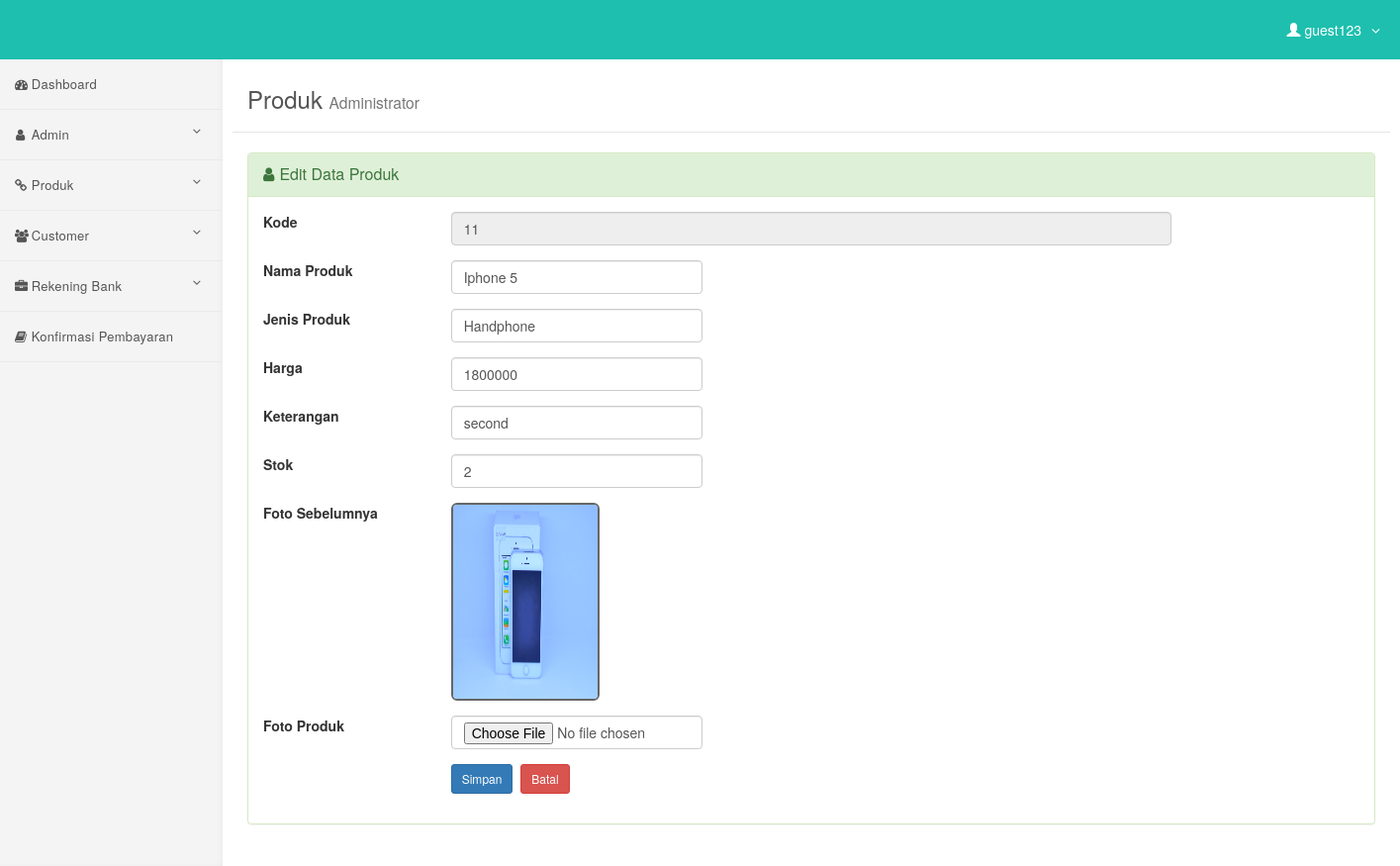
Page /admin/edit-produk.php?hal=edit&kode=11 (signed in) on the committed database.
### tables this page shows
CREATE TABLE `produk` (
  `kode` int(10) NOT NULL,
  `nama` varchar(30) NOT NULL,
  `jenis` varchar(10) NOT NULL,
  `harga` int(10) NOT NULL,
  `keterangan` varchar(100) NOT NULL,
  `stok` int(3) NOT NULL,
  `gambar` varchar(40) NOT NULL
);

### admin/edit-produk.php (the view)
<?php include('header.php'); ?>
    <div id="page-wrapper">
        <div class="content-header">
            <div class="container">
                <h3>Produk <small>Administrator</small></h3>
            </div>
        </div>
        <div class="container-fluid">
            <div class="row">
                <?php
            $kd = $_GET['kode'];
      $sql = mysqli_query($koneksi, "SELECT * FROM produk WHERE kode='$kd'");
      if(mysqli_num_rows($sql) == 0){
        header("Location: produk.php");
      }else{
        $row = mysqli_fetch_assoc($sql);
      }
      ?>
                <div class="col-md-12">
                    <div class="panel panel-success">
                        <div class="panel-heading">
                            <div class="panel-title"><i class="fa fa-user"></i>Edit Data Produk </div>
                        </div>
                        <div class="panel-body">
                            <div class="form-panel">
                             <form class="form-horizontal style-form" action="update-produk.php" method="post" enctype="multipart/form-data" name="form1" id="form1">
                                <div class="form-group">
                                    <label class="col-sm-2 col-sm-2">Kode</label>
                                    <div class="col-sm-8">
                                        <input name="kode" type="text" id="kode" value="<?php echo $row['kode']; ?>" class="form-control" autocomplete="off" placeholder="Auto Number Tidak perlu di isi" readonly="readonly"/>
                                    </div>
                                </div>
                                <div class="form-group">
                                    <label class="col-sm-2 col-sm-2">Nama Produk</label>
                                    <div class="col-sm-3">
                                  <input name="nama" type="text" id="nama" value="<?php echo $row['nama']; ?>" class="form-control" autocomplete="off" placeholder="Nama Produk" autocomplete="off" required />
                                  </div>
                                </div>
                                <div class="form-group">
                                    <label class="col-sm-2 col-sm-2">Jenis Produk</label>
                                    <div class="col-sm-3">
                                  <input name="jenis" type="text" id="jenis" value="<?php echo $row['jenis']; ?>" class="form-control" autocomplete="off" placeholder="Jenis Produk" autocomplete="off" required />
                                  </div>
                                </div>
                                <div class="form-group">
                                    <label class="col-sm-2 col-sm-2">Harga</label>
                                    <div class="col-sm-3">
                                  <input name="harga" type="text" id="harga" value="<?php echo $row['harga']; ?>" class="form-control" autocomplete="off" placeholder="Harga Produk" autocomplete="off" required />
                                  </div>
                                </div>
                                <div class="form-group">
                                    <label class="col-sm-2 col-sm-2">Keterangan</label>
                                    <div class="col-sm-3">
                                  <input name="keterangan" type="text" id="keterangan" value="<?php echo $row['keterangan']; ?>" class="form-control" autocomplete="off" placeholder="Keterangan" autocomplete="off" required />
                                  </div>
                                </div>
                                <div class="form-group">
                                    <label class="col-sm-2 col-sm-2">Stok</label>
                                    <div class="col-sm-3">
                                  <input name="stok" type="text" id="stok" value="<?php echo $row['stok']; ?>" class="form-control" autocomplete="off" placeholder="Stok" autocomplete="off" required />
                                  </div>
                                </div>
                                <div class="form-group">
                                    <label class="col-sm-2 col-sm-2">Foto Sebelumnya</label>
                                    <div class="col-sm-3">
                                  <img src="<?php echo $row['gambar']; ?>" class="img-rounded" width="150" height="200" style="border: 2px solid #666;" />
                                  </div>
                                </div>
                                <div class="form-group">
                                    <label class="col-sm-2 col-sm-2">Foto Produk</label>
                                    <div class="col-sm-3">
                                  <input name="nama_file" type="file" id="nama_file" class="form-control" />
                                  </div>
                                </div>
                                <div class="form-group">
                                    <label class="col-sm-2 col-sm-2"></label>
                                    <div class="col-sm-10">
                                        <input type="submit" name="update" value="Simpan" class="btn btn-sm btn-primary" />&nbsp;
                                      <a href="customer.php" class="btn btn-sm btn-danger">Batal </a>
                                    </div>
                                </div>
                            </form>
                          </div>
                        </div>
                    </div>
                </div>
            </div>
        </div>
    </div>
<?php include('footer.php'); ?>

### admin/header.php (style rules this page uses)
body { overflow-x: hidden; }
.fa { padding-right: 5px; }
.content-header { background: #fff; border-bottom: 1px solid rgba(0, 0, 0, 0.1); padding: 15px 0; margin-bottom: 20px; }
.content-header h3 { margin: 0px; color: #555; font-weight: 400; margin-bottom: 5px !important; }
@media (min-width:768px) { body { margin-top: 50px; } }
#page-wrapper { width: 100%; padding: 0; background-color: #fff; }
@media (min-width:768px) { #page-wrapper { padding: 22px 10px; } }

### rows in the picture
produk: kode "11", nama "Iphone 5", jenis "Handphone", harga "1800000", keterangan "second", stok "2", gambar (picture)

### other values in the picture
$_SESSION['fullname'] "guest123"
